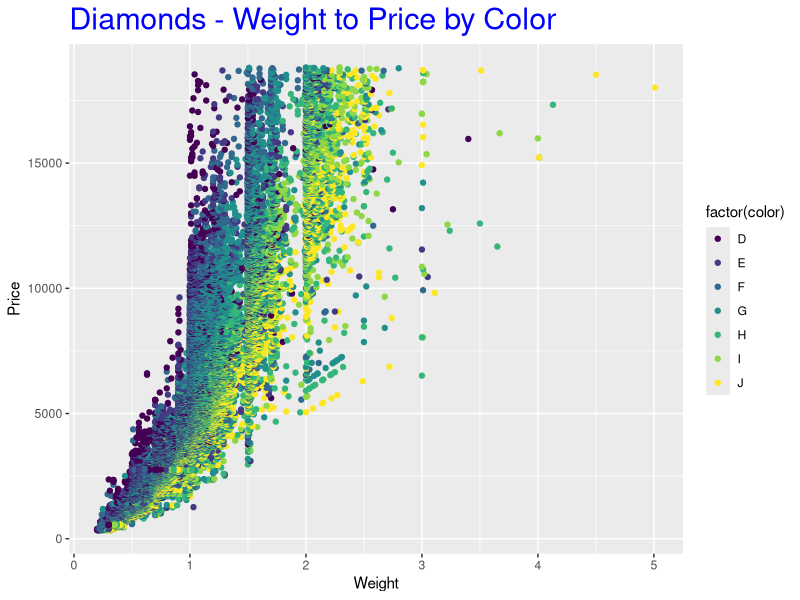
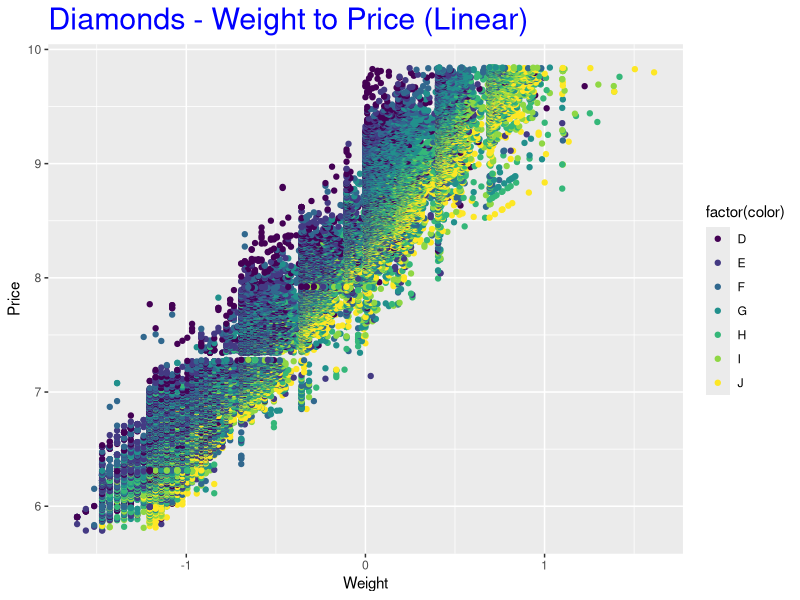
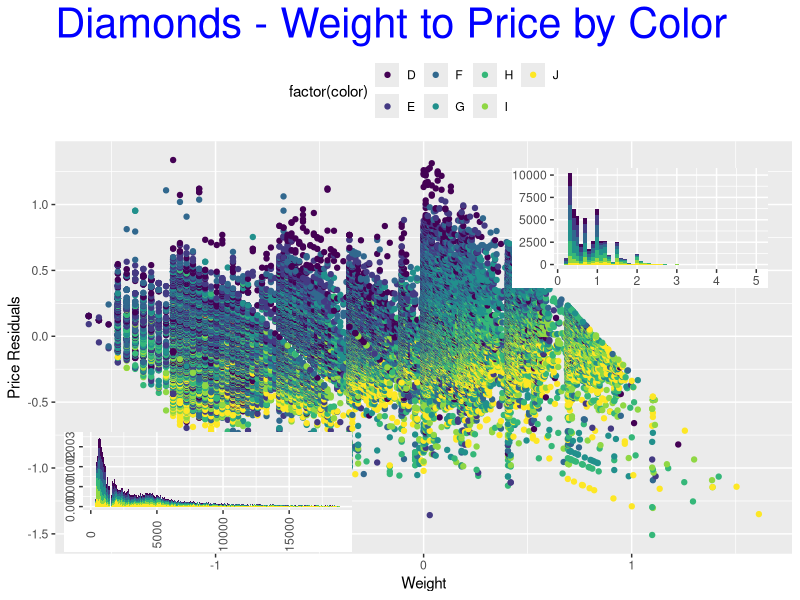

Source code (R) for these figures, in order:
#1 Using	the	diamonds	data	set,	create	plot that shows relationship of diamond weight to price
require("ggplot2") #loads ggplot package
?print
?print.ggplot

require("grid") #Loading required package: grid

#Brings Diamonds data into memory
data(diamonds)
str(diamonds)

#Plot relationship of carat on price by color
carat_prc <-ggplot(diamonds, aes(x=carat,y=price)) #creates ggplot with data set diamonds
#assigns x axis as carat and y axis as price
#aes () creates a list of unevaluated expressions, partial name matching, converts color to colour

carat_prc <-carat_prc + labs(title='Diamonds - Weight to Price by Color') +
            theme(plot.title = element_text(size = rel(2), colour = 'blue')) +
            labs(x='Weight', y='Price') + geom_point(aes(color = factor(color)))
#adds title, colour, axis titles

print(carat_prc) #prints the plot of data set Diamonds with weight to price by color

#2 	Remove	the	non-linearity	and	replot.	Think	about	transforming	both	price	and	weight	(e.g.	take	the	natural	log	of	both	variables)

carat_prc <- ggplot(diamonds, aes(x=log(carat), y=log(price))) #log transformation on the x and y
log_carat_prc <-carat_prc + labs(title = "Diamonds - Weight to Price (Linear)") + 
                theme(plot.title = element_text(size = rel(2), colour = "blue")) + 
                labs(x = "Weight", y = "Price") + geom_point(aes(color = factor(color)))
#assigns log_carat_prc to the log transformation and adds titles and colours

print(log_carat_prc) #prints the transformed plot

#3 Remove	the	linear	trend	(create	a	linear	model	and	use	the	residuals	on	y	axis)	
#and	create	a	plot	plot.	Use grid package	to	create	a	custom	version	of	
#the	plothist.	The	histogram	on	the	left	is	a	density	histogram	
#of	the	price	and	the	histogram	on	the	bottom	is	a	density	of	carat.

require(grid) #using grid package to create custom version of plothist
require(gridExtra) #using gridExtra package to arrange plots

retrend <- lm(log(price) ~ log(carat), data = diamonds) #removes the linear trend, creates linear model w/ residuals on y

diamonds$lprice2 <- resid(retrend) #assigns residuals of linear model to lprice2 variable

blank <- ggplot() #assigns blank to an empty vector
blank <- blank + geom_point(aes(1, 1), colour = "white") #adds geom point, used to create scatterplot
blank <- blank + theme(axis.ticks = element_blank(), panel.background = element_blank(), 
                       axis.text.x = element_blank(), axis.text.y = element_blank(), 
                       axis.title.x = element_blank(), axis.title.y = element_blank(), 
                       panel.grid = element_blank()) #This theme element draws nothing, and assigns no space

hist_carat <- ggplot(diamonds, aes(x=carat, fill=color)) #assigns hist_carat to the ggplot of carat in data set diamonds with color
hist_carat <- hist_carat + geom_histogram(bins = 1000, binwidth = 0.1)
hist_carat <- hist_carat + theme(legend.position = "none") + 
              labs(x = NULL, y = NULL, title = NULL)
#creates the histogram of carat with no titles, axis headers, or legend

plot <- qplot(log(carat), lprice2, data = diamonds, xlab = "Weight", ylab = "Price Residuals", 
              colour = factor(color), main = "Diamonds - Weight to Price by Color")
plot <- plot + theme(legend.box = "horizontal", legend.direction = "horizontal",legend.position = "top")
plot <- plot + theme(plot.title = element_text(colour = "blue", size = 30))

#creates a qplot with log(carat) and the residuals (lprice2) with diamonds data
#includes the legend on the top in a horizontal setting
#includes large blue plot title

hist_price <- ggplot(diamonds, aes(x=price, fill=color)) #assigns hist_price the ggplot of price in data set diamonds with color
hist_price <- hist_price + geom_histogram(binwidth = 50, aes(y = ..density..)) #sets binwidth to 50
hist_price <- hist_price + theme(legend.position = "none") #removes legend
hist_price <- hist_price + labs(x = NULL, y = NULL, title = NULL) #removes any header titles
hist_price <- hist_price + theme(axis.text.x = element_text(angle=90, vjust=0.5, 
                                                          hjust=0.5)) 
hist_price <- hist_price + theme(axis.text.y = element_text(angle=90, vjust=0.5, 
                                                          hjust=0.5))
#sets the axis numbers/units straight at correct incrememnts 
#using vertical and horizontal justifications

grid.arrange(arrangeGrob(hist_price + scale_y_reverse() + coord_flip(), plot, 
                         ncol=2, widths = c(1,3)), arrangeGrob(blank, hist_carat,
                          ncol=2, widths = c(1,3)), heights = c(3,1))
#arranges the three plots, reverses the y-axis scale on hist_price
#places graphs in appropriate spectrums ie c(1,3)

#4 Using grid package, using viewports, create overlays
require(grid)

hist_carat <- hist_carat + theme(plot.margin = unit(c(0, 0, 0, 0), units = "mm"))
#margin around entire plot (unit with the sizes of the top, right, bottom, and left margins)

hist_price <- hist_price + theme(plot.margin = unit(c(0, 0, 0, 0), units = "mm"))
#margin around entire plot (unit with the sizes of the top, right, bottom, and left margins)

pushViewport(viewport(layout = grid.layout(25,25))) #set the grid layout as 25 by 25 units
#using viewport functions create viewports
#describe rectangular regions on a graphics device and defines number of coordinate systems within those regions

print(plot, vp = viewport(layout.pos.row = 1:25, layout.pos.col = 1:25))
print(hist_carat, vp = viewport(layout.pos.row = 8:12, layout.pos.col = 17:24))
print(hist_price, vp = viewport(layout.pos.row = 19:23, layout.pos.col = 3:11))
#prints the hist_price and hist_carat on top of the plot through viewpoint